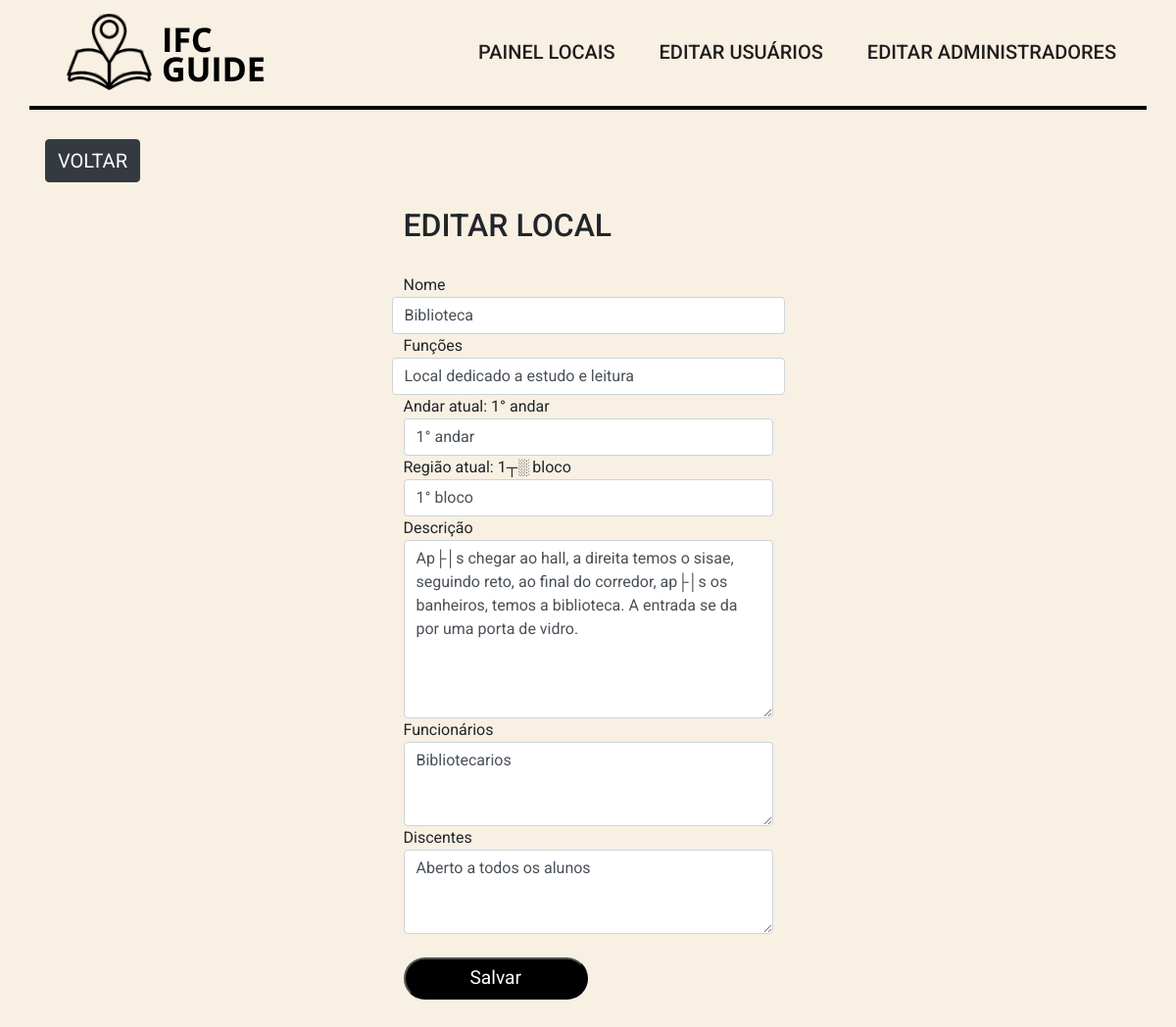
The page /views/editar-local.php?id=8 (signed in) on the database its author committed.
### tables this page shows
CREATE TABLE `locais` (
  `id` int(11) NOT NULL AUTO_INCREMENT,
  `descricaofisica` varchar(500) NOT NULL,
  `funcionarios` varchar(200) NOT NULL,
  `nome` varchar(45) NOT NULL,
  `funcao` varchar(100) NOT NULL,
  `idandar` int(11) NOT NULL,
  `bloco` varchar(20) NOT NULL,
  `alunos` varchar(200) NOT NULL,
  `rota` varchar(200) NOT NULL,
  PRIMARY KEY (`id`)
);

### views/editar-local.php (the view, shortened to what this page needs)
<?php
require('../php/getusers.php');
require('header.php');
$info = [];
$id = filter_input(INPUT_GET, 'id', FILTER_VALIDATE_INT);
if ($id) {
    $sql = $pdo->prepare('SELECT * FROM locais WHERE id = :id');
    $sql->bindValue('id', $id);
    $sql->execute();
    if ($sql->rowCount() > 0) {
        $info = $sql->fetch(PDO::FETCH_ASSOC);
    } else {
        header('Location: painel-locais.php');
        exit;
    }
} else {
    header('Location: painel-locais.php.php');
    exit;
}
?>
<head>
    <link rel="stylesheet" href="../assets/css/main.css" />
</head>
<div class="container">
    <a class="back-button btn btn-dark" href="painel-locais.php">Voltar</a>
    <div class="containerForm">
        <div class="editar-area">
            <form method='POST' action='../php/editarlocal.php'>
                <h2>Editar local</h2>
                <div class="form-group row">
                    <a>Nome</a>
                    <input class="form-control" type="text" placeholder="Nome do local" value="<?= $info['nome']; ?>" name="nome">
                </div>
                <div class="form-group row">
                    <a>Funções</a>
                    <input class="form-control" type="text" placeholder="Funções do local" value="<?= $info['funcao']; ?>" name="funcao">
                </div>
                <div class="andar-select">
                    <label> Andar atual: <?= $info['idandar']; ?>° andar</label>
                    <select class="form-control select2 select2-hidden-accessible" name="andar">
                        <option value="1">1° andar</option>
                    </select>
                </div>
                <div class="bloco-select">
                    <label> Região atual: <?= $info['bloco']; ?> </label>
                    <select class="form-control select2 select2-hidden-accessible" name="bloco" selected="<?= $info['bloco']; ?>">
                        <option value="1° bloco">1° bloco</option>
                    </select>
                </div>
                <div class="form-floating w-100">
                    <a>Descrição</a>
                    <textarea class="form-control" cols=40 rows="7" name="descricao" maxlength="300" wrap="hard" placeholder="Descrição do ambiente (Descrição física, ponto de referência etc..)"><?= $info['descricaofisica']; ?></textarea>
                </div>
                <div class="form-floating w-100">
                    <a>Funcionários</a>
                    <textarea class="form-control" cols=40 rows="3" name="funcionarios" maxlength="300" wrap="hard" placeholder="Funcionários ou professores que frequentam o local"><?= $info['funcionarios']; ?></textarea>
                </div>
                <div class="form-floating w-100">
                    <a>Discentes</a>
                    <textarea class="form-control" cols=40 rows="3" name="alunos" maxlength="300" wrap="hard" placeholder="Discentes que frequentam o local"><?= $info['alunos']; ?></textarea>
                </div>
                <br />
                <div class="buttons-area">
                    <input class="buttons" type="submit" value="Salvar">
                </div>
            </form>
        </div>
    </div>
</div>
</body>
</html>

### assets/css/global.css (style rules this page uses)
.back-button { margin-bottom: 25px; font-size: 20px; text-transform: uppercase; }

### assets/css/acesso.css (style rules this page uses)
.containerForm { display: flex; align-items: center; justify-content: space-evenly; }
.container h2 { margin-bottom: 30px; text-transform: uppercase; }
.buttons { max-width: 200px; width: 50%; background-color: black; border-radius: 28px; display: inline-block; cursor: pointer; color: white; font-size: 15px; padding: 5px 30px; text-decoration: none; font-size: 1.2em; outline: none; }

### assets/css/asides.css (style rules this page uses)
.buttons-area { justify-content: first baseline; display: flex; margin-bottom: 30px; }

### rows shown on the page
locais: nome "Biblioteca", funcao "Local dedicado a estudo e leitura", idandar "1", bloco "1┬░ bloco", bloco "1° bloco", descricao "Ap├│s chegar ao hall, a direita temos o sisae, seguindo reto, ao final do corredor, ap├│s os banheiros, temos a biblioteca. A entrada se da por uma porta de vidro.", funcionarios "Bibliotecarios", alunos "Aberto a todos os alunos"
